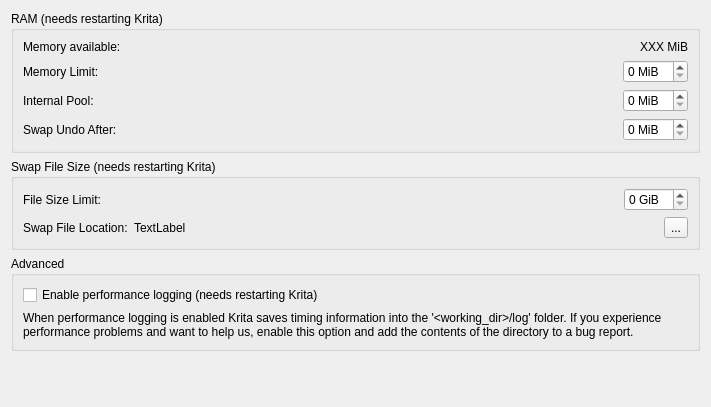
<?xml version="1.0" encoding="UTF-8"?>
<ui version="4.0">
 <class>WdgPerformanceSettings</class>
 <widget class="QWidget" name="WdgPerformanceSettings">
  <property name="geometry">
   <rect>
    <x>0</x>
    <y>0</y>
    <width>711</width>
    <height>407</height>
   </rect>
  </property>
  <layout class="QVBoxLayout" name="verticalLayout_2">
   <item>
    <widget class="QGroupBox" name="groupBox">
     <property name="title">
      <string>RAM (needs restarting Krita)</string>
     </property>
     <layout class="QFormLayout" name="formLayout">
      <item row="0" column="0">
       <widget class="QLabel" name="label_2">
        <property name="text">
         <string>Memory available:</string>
        </property>
       </widget>
      </item>
      <item row="0" column="1">
       <widget class="QLabel" name="lblTotalMemory">
        <property name="sizePolicy">
         <sizepolicy hsizetype="MinimumExpanding" vsizetype="Preferred">
          <horstretch>0</horstretch>
          <verstretch>0</verstretch>
         </sizepolicy>
        </property>
        <property name="text">
         <string>XXX MiB</string>
        </property>
        <property name="alignment">
         <set>Qt::AlignRight|Qt::AlignTrailing|Qt::AlignVCenter</set>
        </property>
       </widget>
      </item>
      <item row="1" column="0">
       <widget class="QLabel" name="label">
        <property name="toolTip">
         <string>Krita will not use more memory than this limit.</string>
        </property>
        <property name="text">
         <string>Memory Limit:</string>
        </property>
       </widget>
      </item>
      <item row="1" column="1">
       <layout class="QHBoxLayout" name="horizontalLayout">
        <item>
         <widget class="KisDoubleSliderSpinBox" name="sliderMemoryLimit" native="true">
          <property name="sizePolicy">
           <sizepolicy hsizetype="MinimumExpanding" vsizetype="Preferred">
            <horstretch>0</horstretch>
            <verstretch>0</verstretch>
           </sizepolicy>
          </property>
          <property name="toolTip">
           <string>Krita will not use more memory than this limit.</string>
          </property>
         </widget>
        </item>
        <item>
         <widget class="QSpinBox" name="intMemoryLimit">
          <property name="suffix">
           <string> MiB</string>
          </property>
         </widget>
        </item>
       </layout>
      </item>
      <item row="2" column="0">
       <widget class="QLabel" name="label_5">
        <property name="text">
         <string>Internal Pool:</string>
        </property>
       </widget>
      </item>
      <item row="2" column="1">
       <layout class="QHBoxLayout" name="horizontalLayout_3">
        <item>
         <widget class="KisDoubleSliderSpinBox" name="sliderPoolLimit" native="true">
          <property name="sizePolicy">
           <sizepolicy hsizetype="MinimumExpanding" vsizetype="Preferred">
            <horstretch>0</horstretch>
            <verstretch>0</verstretch>
           </sizepolicy>
          </property>
         </widget>
        </item>
        <item>
         <widget class="QSpinBox" name="intPoolLimit">
          <property name="suffix">
           <string> MiB</string>
          </property>
         </widget>
        </item>
       </layout>
      </item>
      <item row="3" column="0">
       <widget class="QLabel" name="label_4">
        <property name="toolTip">
         <string>When undo information reaches this limit, it will be stored in a temporary file and memory will be freed. Undo will be slower.</string>
        </property>
        <property name="text">
         <string>Swap Undo After:</string>
        </property>
       </widget>
      </item>
      <item row="3" column="1">
       <layout class="QHBoxLayout" name="horizontalLayout_2">
        <item>
         <widget class="KisDoubleSliderSpinBox" name="sliderUndoLimit" native="true">
          <property name="sizePolicy">
           <sizepolicy hsizetype="MinimumExpanding" vsizetype="Preferred">
            <horstretch>0</horstretch>
            <verstretch>0</verstretch>
           </sizepolicy>
          </property>
          <property name="toolTip">
           <string>When undo information reaches this limit, it will be stored in a temporary file and memory will be freed. Undo will be slower.</string>
          </property>
         </widget>
        </item>
        <item>
         <widget class="QSpinBox" name="intUndoLimit">
          <property name="suffix">
           <string> MiB</string>
          </property>
         </widget>
        </item>
       </layout>
      </item>
     </layout>
    </widget>
   </item>
   <item>
    <widget class="QGroupBox" name="groupBox_2">
     <property name="title">
      <string>Swap File Size (needs restarting Krita)</string>
     </property>
     <layout class="QFormLayout" name="formLayout_2">
      <item row="0" column="0">
       <widget class="QLabel" name="label_6">
        <property name="toolTip">
         <string>The swap file will not be bigger than this limit.</string>
        </property>
        <property name="text">
         <string>File Size Limit:</string>
        </property>
       </widget>
      </item>
      <item row="0" column="1">
       <layout class="QHBoxLayout" name="horizontalLayout_4">
        <item>
         <widget class="KisSliderSpinBox" name="sliderSwapSize" native="true">
          <property name="sizePolicy">
           <sizepolicy hsizetype="MinimumExpanding" vsizetype="Preferred">
            <horstretch>0</horstretch>
            <verstretch>0</verstretch>
           </sizepolicy>
          </property>
          <property name="toolTip">
           <string>The swap file will not be bigger than this limit.</string>
          </property>
         </widget>
        </item>
        <item>
         <widget class="QSpinBox" name="intSwapSize">
          <property name="suffix">
           <string> GiB</string>
          </property>
         </widget>
        </item>
       </layout>
      </item>
      <item row="1" column="0">
       <widget class="QLabel" name="label_3">
        <property name="text">
         <string>Swap File Location:</string>
        </property>
       </widget>
      </item>
      <item row="1" column="1">
       <layout class="QHBoxLayout" name="horizontalLayout_5">
        <item>
         <widget class="QLabel" name="lblSwapFileLocation">
          <property name="sizePolicy">
           <sizepolicy hsizetype="MinimumExpanding" vsizetype="Preferred">
            <horstretch>0</horstretch>
            <verstretch>0</verstretch>
           </sizepolicy>
          </property>
          <property name="text">
           <string>TextLabel</string>
          </property>
         </widget>
        </item>
        <item>
         <widget class="QToolButton" name="bnSwapFile">
          <property name="toolTip">
           <string>Select the location where Krita writes its swap files.</string>
          </property>
          <property name="text">
           <string>...</string>
          </property>
         </widget>
        </item>
       </layout>
      </item>
     </layout>
    </widget>
   </item>
   <item>
    <widget class="QGroupBox" name="groupBox_3">
     <property name="title">
      <string>Advanced</string>
     </property>
     <layout class="QVBoxLayout" name="verticalLayout">
      <item>
       <widget class="QCheckBox" name="chkPerformanceLogging">
        <property name="text">
         <string>Enable performance logging (needs restarting Krita)</string>
        </property>
       </widget>
      </item>
      <item>
       <widget class="QLabel" name="label_7">
        <property name="frameShape">
         <enum>QFrame::NoFrame</enum>
        </property>
        <property name="text">
         <string>&lt;html&gt;&lt;head/&gt;&lt;body&gt;&lt;p&gt;When performance logging is enabled Krita saves timing information into the '&amp;lt;working_dir&amp;gt;/log' folder. If you experience performance problems and want to help us, enable this option and add the contents of the directory to a bug report.&lt;/p&gt;&lt;/body&gt;&lt;/html&gt;</string>
        </property>
        <property name="wordWrap">
         <bool>true</bool>
        </property>
       </widget>
      </item>
     </layout>
    </widget>
   </item>
   <item>
    <spacer name="verticalSpacer">
     <property name="orientation">
      <enum>Qt::Vertical</enum>
     </property>
     <property name="sizeHint" stdset="0">
      <size>
       <width>20</width>
       <height>40</height>
      </size>
     </property>
    </spacer>
   </item>
  </layout>
 </widget>
 <customwidgets>
  <customwidget>
   <class>KisSliderSpinBox</class>
   <extends>QWidget</extends>
   <header location="global">kis_slider_spin_box.h</header>
   <container>1</container>
  </customwidget>
  <customwidget>
   <class>KisDoubleSliderSpinBox</class>
   <extends>QWidget</extends>
   <header>kis_slider_spin_box.h</header>
   <container>1</container>
  </customwidget>
 </customwidgets>
 <resources/>
 <connections/>
</ui>
